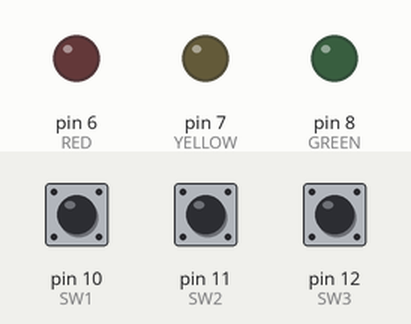
The sketch below on a simulated Arduino Uno, built with avr-gcc and run on an emulated ATmega328P. On the bench: output pins drawn as LEDs (lit = HIGH). Dashed ring = blinking. The inputs (shaded band) are chosen by the test bench; at power-on: pin 11 (SW2) LOW, pin 10 (SW1) LOW, pin 12 (SW3) LOW.

Above: at 1.2 s.
1.3 s: pin 11 (SW2) pulled HIGH for 0.15 s
At 1.7 s:
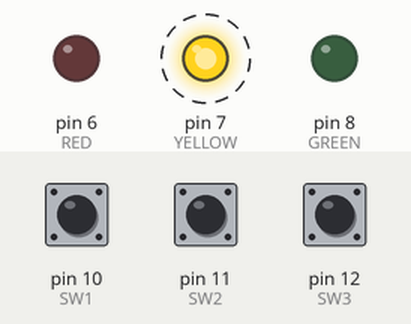
4.3 s: pin 10 (SW1) pulled HIGH for 0.15 s
At 4.9 s:
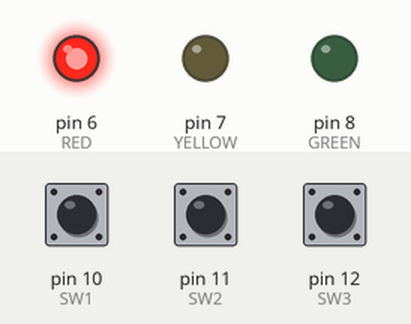
7.4 s: pin 12 (SW3) pulled HIGH for 0.15 s
At 8.4 s:
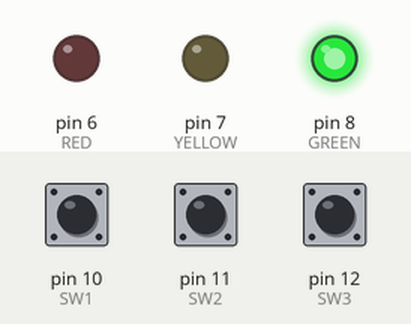
10.5 s: pin 12 (SW3) pulled HIGH for 1 s
At 14.1 s:
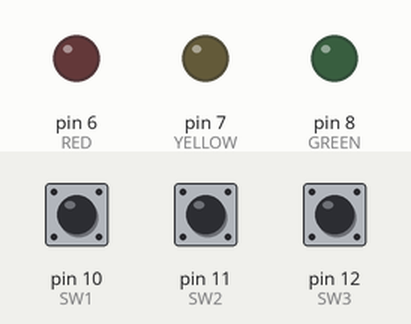
14.5 s: pin 10 (SW1) pulled HIGH for 1 s
At 15.3 s:
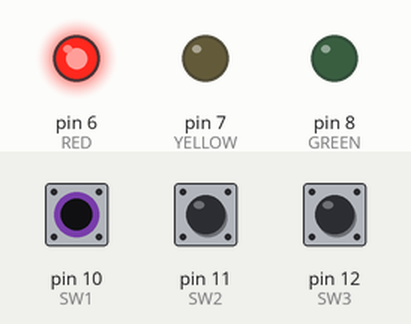
Timing chart, 0 to 19.1 s (numbered marks = the images above; inputs shaded):
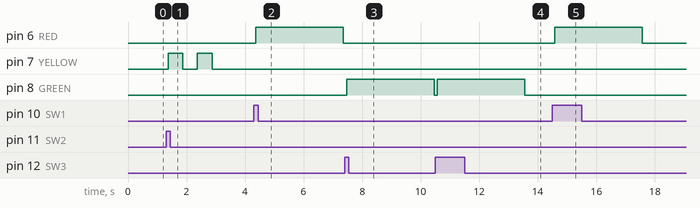

Measured:
- after the input at 1.3 s, pin 7 (YELLOW): alternates HIGH for 0.50 s and LOW for 0.50 s, 4 changes in all, then stays LOW, starting after 0.07 s
- after the input at 4.3 s, pin 6 (RED): LOW → HIGH after 0.07 s, → LOW 3.0 s later
- after the input at 7.4 s, pin 8 (GREEN): LOW → HIGH after 0.07 s, → LOW 3.0 s later
- after the input at 10.5 s, pin 8 (GREEN): LOW → HIGH after 0.06 s, → LOW 3.0 s later
- after the input at 14.5 s, pin 6 (RED): LOW → HIGH after 0.07 s, → LOW 3.0 s later

The sketch:

ITC_Assignment_09_code.ino
```cpp
#include <Arduino_FreeRTOS.h>
#include "semphr.h"
#define RED 6
#define YELLOW 7
#define GREEN 8
#define SW1 10
#define SW2 11
#define SW3 12
SemaphoreHandle_t xMutex2;
SemaphoreHandle_t xMutex;
void setup()
{
  xMutex = xSemaphoreCreateMutex();
  xMutex2 = xSemaphoreCreateMutex();
  xTaskCreate(LEDred, "RED", 100, NULL, 1, NULL);
  xTaskCreate(LEDyellow, "YELLOW", 100, NULL, 1, NULL);
  xTaskCreate(LEDgreen, "RED", 100, NULL, 1, NULL);
}

void LEDred(void *pvParameters) {
  pinMode(SW1, INPUT);
  pinMode(RED, OUTPUT);
  unsigned long a = 0;
  int lastsw1 = LOW;
  bool state = false;
  while (1) {
    int Readsw1 = digitalRead(SW1);
    if (Readsw1 == HIGH && lastsw1 == LOW) {
      a = millis();
      state = !state;
    }
    if (state == true) {
      xSemaphoreTake( xMutex, ( TickType_t ) 0) ;
      if (millis() - a >= 50 && a!= 0) {
        if (millis() - a <= 3050) {
          digitalWrite(RED, HIGH);
        }
        else {
          digitalWrite(RED, LOW);
          xSemaphoreGive( xMutex );
          state = false;
        }
      }
    }
    else {
      digitalWrite(RED, LOW);
      xSemaphoreGive( xMutex );
    }
    lastsw1 = Readsw1;
    vTaskDelay(1);
  }
}

void LEDyellow(void *pvParameters) {
  pinMode(SW2, INPUT);
  pinMode(YELLOW, OUTPUT);
  unsigned long a = 0;
  unsigned long b = 0;
  int lastsw2 = LOW;
  bool state = false;
  while(1) {
    if (xSemaphoreTake(xMutex,  ( TickType_t ) 5  ) == pdFALSE) {
      xSemaphoreGive( xMutex );
      state = false;
      digitalWrite(YELLOW, LOW);
    }
    else if(xSemaphoreTake(xMutex2, ( TickType_t ) 5 ) == pdFALSE){
      xSemaphoreGive( xMutex );
      state = false;
      digitalWrite(YELLOW, LOW);
    }
    int Readsw2 = digitalRead(SW2);
    if (Readsw2 == HIGH && lastsw2 == LOW ) {
      a = millis();
      b = 50;
      state = true;
    }
    if (state == true) {
      if (millis() - a >= 50 && a!= 0) {
        if ((millis() - a >= b) && (b <= 1550)) {
          digitalWrite(YELLOW, !digitalRead(YELLOW));
          b += 500;
        }
      }
    } else digitalWrite(YELLOW, LOW);
    lastsw2 = Readsw2;
    vTaskDelay(1);
  }
}

void LEDgreen(void *pvParameters) {
  pinMode(SW3, INPUT);
  pinMode(GREEN, OUTPUT);
  unsigned long a = 0;
  int lastsw3 = LOW;
  bool state = false;
  while (1) {
    int Readsw3 = digitalRead(SW3);
    if (Readsw3 == HIGH && lastsw3 == LOW) {
      if (xSemaphoreTake(xMutex, 0) == pdTRUE) {
        xSemaphoreGive(xMutex);
        a = millis();
        state = !state;
      }
    }
    if (state == true) {
      xSemaphoreTake(xMutex2, 0);
      if (millis() - a >= 50 && a != 0) {
        if (millis() - a <= 3050){
          digitalWrite(GREEN, HIGH);
        }
        else {
          digitalWrite(GREEN, LOW);
          xSemaphoreGive( xMutex2 );
          state = false;
        }
      }
    } else {
      digitalWrite(GREEN, LOW);
      xSemaphoreGive( xMutex2 );
    }
    lastsw3 = Readsw3;
    vTaskDelay(1);
  }
}
void loop() {}
```
